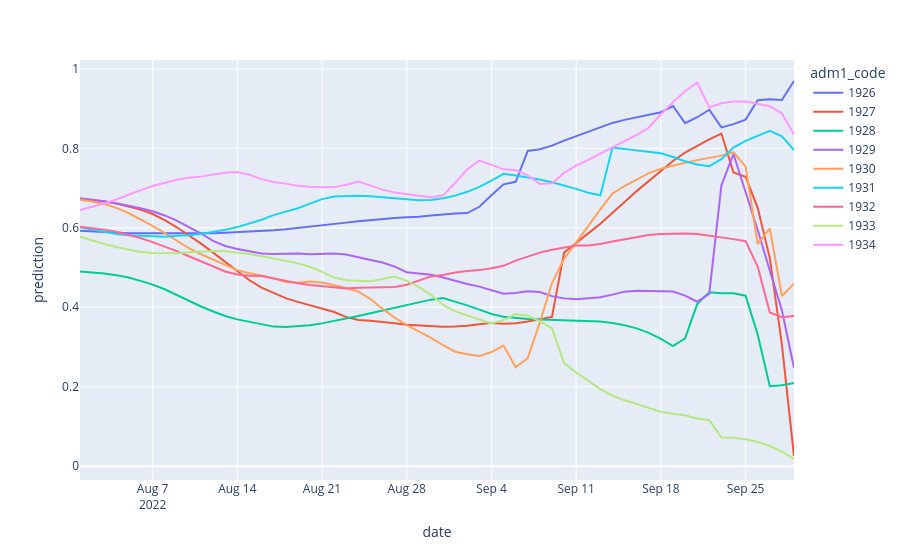

Write notebook code for a chart like this one.
### Code cell
px.line(md.predictions, x='date', y='prediction', color='adm1_code')
